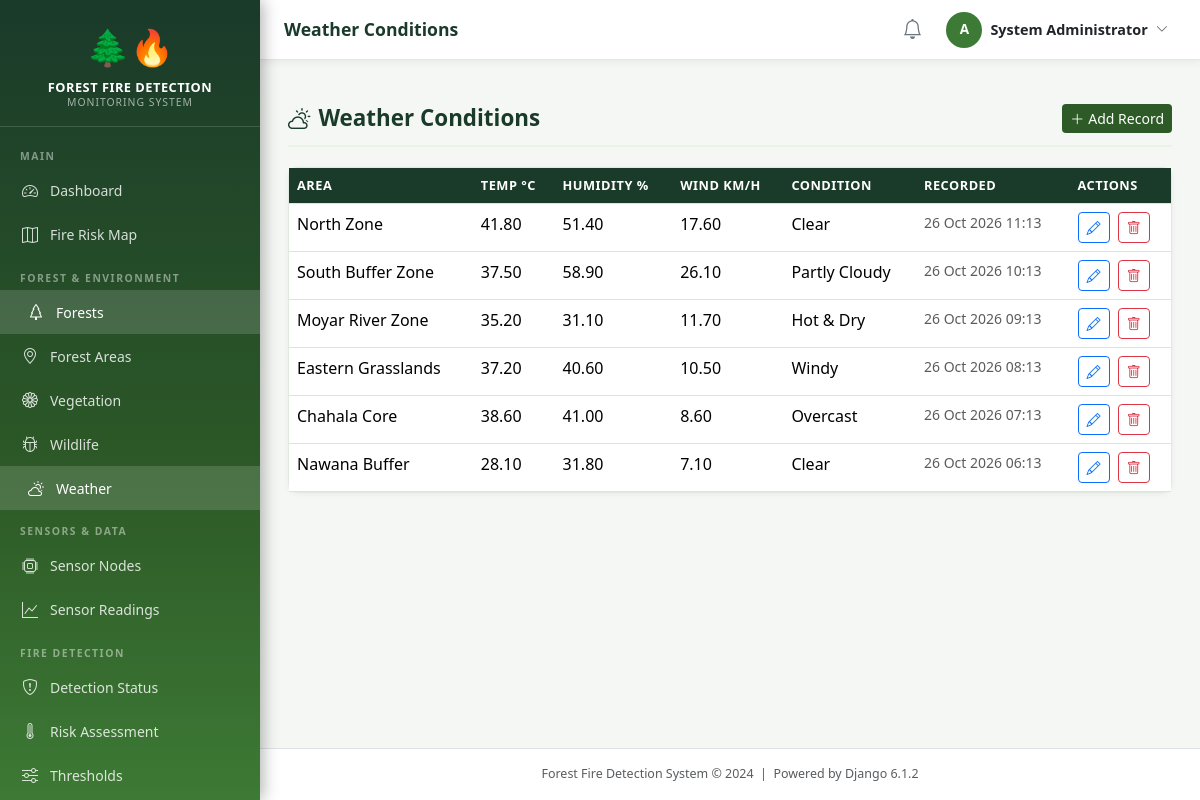
Page /forest/weather/ (signed in) on the committed database.
### accounts/models.py (models this page shows, shortened)
class CustomUser(AbstractUser):
    ROLE_CHOICES = [
        ('administrator', 'Administrator'),
        ('forest_officer', 'Forest Officer'),
        ('fire_department', 'Fire Department'),
        ('local_authority', 'Local Authority'),
    ]
    role = models.CharField(max_length=20, choices=ROLE_CHOICES, default='forest_officer')
    phone_number = models.CharField(max_length=15, blank=True)
    department = models.CharField(max_length=100, blank=True)
    employee_id = models.CharField(max_length=20, blank=True)
    profile_picture = models.ImageField(upload_to='profiles/', blank=True, null=True)
    is_active = models.BooleanField(default=True)
    created_at = models.DateTimeField(auto_now_add=True)
    updated_at = models.DateTimeField(auto_now=True)
    @property
    def is_admin(self):
        return self.role == 'administrator' or self.is_superuser
    class Meta:
        verbose_name = 'User'
        verbose_name_plural = 'Users'

### forest_env/models.py (models this page shows, shortened)
class WeatherCondition(models.Model):
    forest_area = models.ForeignKey(ForestArea, on_delete=models.CASCADE, related_name='weather_conditions')
    temperature = models.DecimalField(max_digits=5, decimal_places=2, help_text='°C')
    humidity = models.DecimalField(max_digits=5, decimal_places=2, help_text='%')
    wind_speed = models.DecimalField(max_digits=6, decimal_places=2, null=True, blank=True, help_text='km/h')
    wind_direction = models.CharField(max_length=10, blank=True)
    rainfall = models.DecimalField(max_digits=6, decimal_places=2, null=True, blank=True, help_text='mm')
    condition = models.CharField(max_length=100, blank=True, help_text='e.g., Clear, Cloudy, Rain')
    recorded_at = models.DateTimeField(default=timezone.now)
    class Meta:
        ordering = ['-recorded_at']

class ForestArea(models.Model):
    ZONE_TYPES = [
        ('core', 'Core Zone'),
        ('buffer', 'Buffer Zone'),
        ('transition', 'Transition Zone'),
        ('peripheral', 'Peripheral Zone'),
    ]
    forest = models.ForeignKey(Forest, on_delete=models.CASCADE, related_name='areas')
    name = models.CharField(max_length=200)
    zone_type = models.CharField(max_length=20, choices=ZONE_TYPES, default='core')
    area_hectares = models.DecimalField(max_digits=10, decimal_places=2, null=True, blank=True)
    latitude = models.DecimalField(max_digits=10, decimal_places=7, null=True, blank=True)
    longitude = models.DecimalField(max_digits=10, decimal_places=7, null=True, blank=True)
    description = models.TextField(blank=True)
    is_high_risk = models.BooleanField(default=False)
    created_at = models.DateTimeField(auto_now_add=True)
    class Meta:
        ordering = ['forest', 'name']

### forest_env/views.py (the view)
# urls.py: path('weather/', views.weather_list, name='weather_list'),
@login_required
def weather_list(request):
    items = WeatherCondition.objects.select_related('forest_area__forest').order_by('-recorded_at')[:100]
    return render(request, 'forest_env/weather_list.html',
                  {'items': items, 'title': 'Weather Conditions'})

### core/context_processors.py (called while the page is built)
def alert_context(request):
    if request.user.is_authenticated:
        try:
            count = Alert.objects.filter(status='active').count()
        except Exception:
            count = 0
        return {'active_alert_count': count}
    return {'active_alert_count': 0}

### templates/forest_env/weather_list.html (shortened to what this page needs)
{% extends 'base.html' %}
{% block content %}
<div class="section-header">
  <h1 class="section-title"><i class="bi bi-cloud-sun me-2"></i>{{ title }}</h1>
  <a href="{% url 'forest_env:weather_create' %}" class="btn btn-forest btn-sm"><i class="bi bi-plus-lg me-1"></i>Add Record</a>
</div>
<div class="card"><div class="table-responsive">
  <table class="table table-hover table-forest mb-0">
    <thead><tr><th>Area</th><th>Temp °C</th><th>Humidity %</th><th>Wind km/h</th><th>Condition</th><th>Recorded</th><th>Actions</th></tr></thead>
    <tbody>
      {% for w in items %}
      <tr>
        <td>{{ w.forest_area.name }}</td>
        <td>{{ w.temperature }}</td>
        <td>{{ w.humidity }}</td>
        <td>{{ w.wind_speed|default:"—" }}</td>
        <td>{{ w.condition|default:"—" }}</td>
        <td class="small text-muted">{{ w.recorded_at|date:"d M Y H:i" }}</td>
        <td>
          <a href="{% url 'forest_env:weather_update' w.pk %}" class="btn btn-sm btn-outline-primary me-1"><i class="bi bi-pencil"></i></a>
          <a href="{% url 'forest_env:weather_delete' w.pk %}" class="btn btn-sm btn-outline-danger"><i class="bi bi-trash"></i></a>
        </td>
      </tr>
      {% empty %}<tr><td colspan="7" class="text-center text-muted py-4">No weather records.</td></tr>{% endfor %}
    </tbody>
  </table>
</div></div>
{% endblock %}

### templates/base.html (shortened to what this page needs)
{% load static %}
<!DOCTYPE html>
<html lang="en">
<head>
    <link href="https://cdn.jsdelivr.net/npm/bootstrap@5.3.2/dist/css/bootstrap.min.css" rel="stylesheet">
    <link href="https://cdn.jsdelivr.net/npm/bootstrap-icons@1.11.3/font/bootstrap-icons.min.css" rel="stylesheet">
    <link rel="stylesheet" href="https://unpkg.com/leaflet@1.9.4/dist/leaflet.css">
    <link rel="stylesheet" href="{% static 'css/main.css' %}">
</head>
<body>
<nav class="sidebar" id="mainSidebar">
    <div class="sidebar-brand">
        <span class="brand-icon">🌲🔥</span>
        <div class="brand-title">Forest Fire Detection</div>
        <div class="brand-subtitle">Monitoring System</div>
    </div>
    <ul class="nav flex-column py-2">
        <li class="nav-section-label">Main</li>
        <li class="nav-item">
            <a class="nav-link" href="{% url 'dashboard:home' %}">
                <span class="icon"><i class="bi bi-speedometer2"></i></span> Dashboard
            </a>
        </li>
        <li class="nav-item">
            <a class="nav-link" href="{% url 'dashboard:fire_risk_map' %}">
                <span class="icon"><i class="bi bi-map"></i></span> Fire Risk Map
            </a>
        </li>
        <li class="nav-section-label">Forest & Environment</li>
        <li class="nav-item">
            <a class="nav-link" href="{% url 'forest_env:forest_list' %}">
                <span class="icon"><i class="bi bi-tree"></i></span> Forests
            </a>
        </li>
        <li class="nav-item">
            <a class="nav-link" href="{% url 'forest_env:area_list' %}">
                <span class="icon"><i class="bi bi-geo-alt"></i></span> Forest Areas
            </a>
        </li>
        <li class="nav-item">
            <a class="nav-link" href="{% url 'forest_env:vegetation_list' %}">
                <span class="icon"><i class="bi bi-flower1"></i></span> Vegetation
            </a>
        </li>
        <li class="nav-item">
            <a class="nav-link" href="{% url 'forest_env:wildlife_list' %}">
                <span class="icon"><i class="bi bi-bug"></i></span> Wildlife
            </a>
        </li>
        <li class="nav-item">
            <a class="nav-link" href="{% url 'forest_env:weather_list' %}">
                <span class="icon"><i class="bi bi-cloud-sun"></i></span> Weather
            </a>
        </li>
        <li class="nav-section-label">Sensors & Data</li>
        <li class="nav-item">
            <a class="nav-link" href="{% url 'sensors:node_list' %}">
                <span class="icon"><i class="bi bi-cpu"></i></span> Sensor Nodes
            </a>
        </li>
        <li class="nav-item">
            <a class="nav-link" href="{% url 'sensors:reading_list' %}">
                <span class="icon"><i class="bi bi-graph-up"></i></span> Sensor Readings
            </a>
        </li>
        <li class="nav-section-label">Fire Detection</li>
        <li class="nav-item">
            <a class="nav-link" href="{% url 'detection:status' %}">
                <span class="icon"><i class="bi bi-shield-exclamation"></i></span> Detection Status
            </a>
        </li>
        <li class="nav-item">
            <a class="nav-link" href="{% url 'detection:risk_dashboard' %}">
                <span class="icon"><i class="bi bi-thermometer-high"></i></span> Risk Assessment
            </a>
        </li>
        <li class="nav-item">
            <a class="nav-link" href="{% url 'detection:threshold_list' %}">
                <span class="icon"><i class="bi bi-sliders"></i></span> Thresholds
            </a>
        </li>
    </ul>
</nav>
<div class="main-content">
    <div class="top-navbar">
        <div class="d-flex align-items-center gap-3">
            <span class="page-title-nav">{% block page_title %}{{ title|default:"Dashboard" }}{% endblock %}</span>
        </div>
        <div class="d-flex align-items-center gap-3">
            <a href="{% url 'alerts:alert_list' %}" class="position-relative text-secondary">
                <i class="bi bi-bell fs-5"></i>
            </a>
            <div class="dropdown">
                <button class="btn btn-sm d-flex align-items-center gap-2 border-0 bg-transparent"
                        data-bs-toggle="dropdown">
                    <div class="user-avatar">{{ user.username|first|upper }}</div>
                    <span class="d-none d-sm-inline text-dark fw-semibold" style="font-size:0.9rem;">
                        {{ user.get_full_name|default:user.username }}
                    </span>
                    <i class="bi bi-chevron-down small text-muted"></i>
                </button>
            </div>
        </div>
    </div>
    <div class="px-4 pt-3">
    </div>
    <div class="content-area">
        {% block content %}{% endblock %}
    </div>
    <footer class="text-center py-3 text-muted border-top bg-white" style="font-size:0.78rem;">
        Forest Fire Detection System &copy; 2024 &nbsp;|&nbsp; Powered by Django 6.1.2
    </footer>
</div>
</body>
</html>

### static/css/main.css (style rules this page uses)
:root { --forest-dark: #1a3a2a; --forest-green: #2d5a27; --forest-mid: #3d7a35; --forest-light: #5a9e4e; --forest-pale: #e8f5e2; --fire-red: #c0392b; --fire-orange: #e67e22; --fire-yellow: #f39c12; --warning-amber: #f0ad4e; --text-dark: #1a2a1a; --sidebar-width: 260px; --header-height: 60px; }
body { font-family: 'Segoe UI', system-ui, -apple-system, sans-serif; background-color: #f4f7f4; color: var(--text-dark); margin: 0; padding: 0; }
a { text-decoration: none; }
.sidebar { position: fixed; top: 0; left: 0; width: var(--sidebar-width); height: 100vh; background: linear-gradient(180deg, var(--forest-dark) 0%, var(--forest-green) 60%, var(--forest-mid) 100%); z-index: 1000; overflow-y: auto; transition: transform 0.3s ease; box-shadow: 3px 0 15px rgba(0,0,0,0.3); }
.sidebar-brand { padding: 20px 20px 15px; border-bottom: 1px solid rgba(255,255,255,0.15); text-align: center; }
.sidebar-brand .brand-icon { font-size: 2.2rem; display: block; margin-bottom: 6px; }
.sidebar-brand .brand-title { color: #fff; font-size: 0.8rem; font-weight: 700; letter-spacing: 0.5px; line-height: 1.3; text-transform: uppercase; }
.sidebar-brand .brand-subtitle { color: rgba(255,255,255,0.6); font-size: 0.65rem; letter-spacing: 1px; text-transform: uppercase; }
.nav-section-label { padding: 14px 20px 4px; color: rgba(255,255,255,0.45); font-size: 0.65rem; font-weight: 700; letter-spacing: 1.5px; text-transform: uppercase; }
.sidebar .nav-link { color: rgba(255,255,255,0.82); padding: 10px 20px; border-radius: 0; font-size: 0.875rem; display: flex; align-items: center; gap: 10px; transition: all 0.2s; }
.sidebar .nav-link:hover, .sidebar .nav-link.active { background: rgba(255,255,255,0.15); color: #fff; padding-left: 26px; }
.sidebar .nav-link .icon { width: 20px; text-align: center; font-size: 1rem; }
.main-content { margin-left: var(--sidebar-width); min-height: 100vh; display: flex; flex-direction: column; }
.top-navbar { background: #fff; border-bottom: 1px solid #e0e8e0; height: var(--header-height); display: flex; align-items: center; padding: 0 24px; position: sticky; top: 0; z-index: 999; box-shadow: 0 2px 8px rgba(0,0,0,0.06); justify-content: space-between; }
.page-title-nav { font-size: 1.1rem; font-weight: 600; color: var(--forest-dark); }
.user-avatar { width: 36px; height: 36px; border-radius: 50%; background: var(--forest-mid); color: #fff; display: flex; align-items: center; justify-content: center; font-weight: 700; font-size: 0.85rem; }
.content-area { padding: 28px; flex: 1; }
.table-forest th { background-color: var(--forest-dark); color: #fff; font-size: 0.8rem; text-transform: uppercase; letter-spacing: 0.5px; font-weight: 600; }
.card { border: 1px solid #e0e8e0; border-radius: 10px; box-shadow: 0 1px 6px rgba(0,0,0,0.05); }
.btn-forest { background-color: var(--forest-green); color: #fff; border: none; }
.section-header { display: flex; align-items: center; justify-content: space-between; margin-bottom: 20px; padding-bottom: 12px; border-bottom: 2px solid var(--forest-pale); }
.section-title { font-size: 1.4rem; font-weight: 700; color: var(--forest-dark); margin: 0; }

### rows in the picture
CustomUser: username|first "A", get_full_name "System Administrator"
WeatherCondition: forest_area.name "North Zone", temperature "41.80", humidity "51.40", wind_speed "17.60", condition "Clear", recorded_at "26 Oct 2026 11:13"
WeatherCondition: forest_area.name "South Buffer Zone", temperature "37.50", humidity "58.90", wind_speed "26.10", condition "Partly Cloudy", recorded_at "26 Oct 2026 10:13"
WeatherCondition: forest_area.name "Moyar River Zone", temperature "35.20", humidity "31.10", wind_speed "11.70", condition "Hot & Dry", recorded_at "26 Oct 2026 09:13"
WeatherCondition: forest_area.name "Eastern Grasslands", temperature "37.20", humidity "40.60", wind_speed "10.50", condition "Windy", recorded_at "26 Oct 2026 08:13"
WeatherCondition: forest_area.name "Chahala Core", temperature "38.60", humidity "41.00", wind_speed "8.60", condition "Overcast", recorded_at "26 Oct 2026 07:13"
WeatherCondition: forest_area.name "Nawana Buffer", temperature "28.10", humidity "31.80", wind_speed "7.10", condition "Clear", recorded_at "26 Oct 2026 06:13"

### other values in the picture
{{ title|default:"Dashboard" }} "Weather Conditions"
{{ title }} "Weather Conditions"
